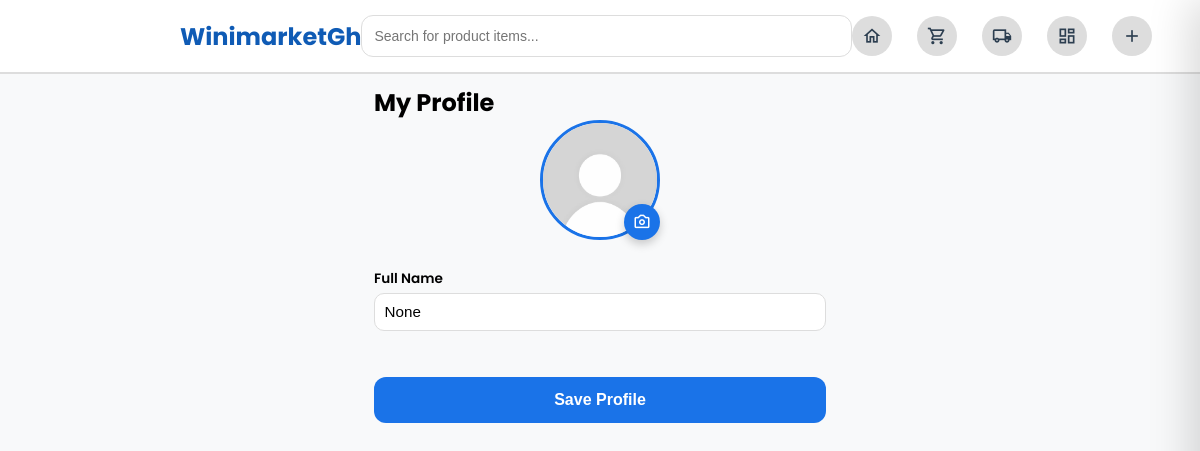
The app's page /account/buyer/profile/form/ (signed in), older data.
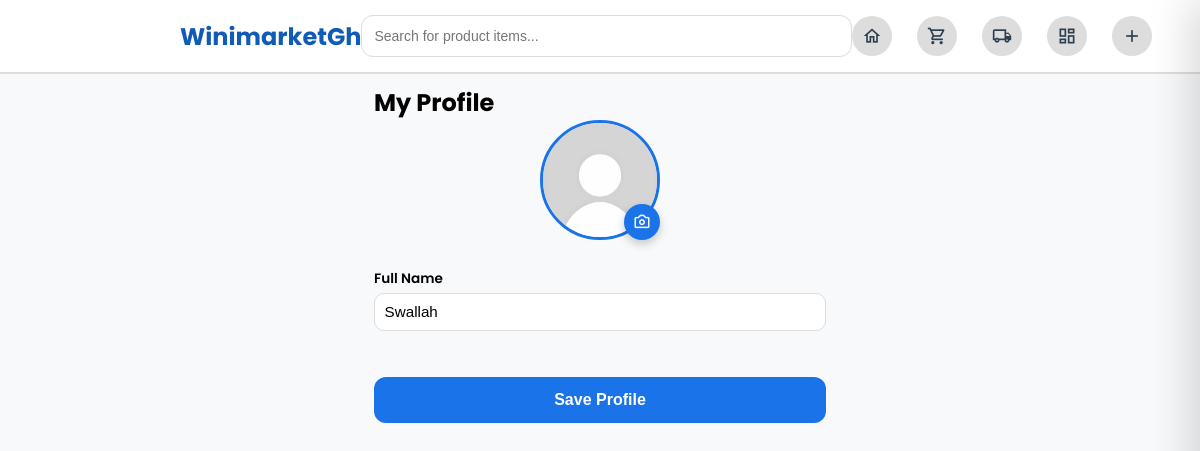
The same page, newer data.
### registration/models.py (models this page shows, shortened)
class Profile(models.Model):
    ROLE_CHOICES = (
        ('buyer', 'Buyer'),
        ('seller', 'Seller'),
        ('admin', 'Admin'),
        ('support', 'Support'),
    )
    id = models.UUIDField(primary_key=True, default=uuid4, editable=False)  # Unique identifier for each profile
    user = models.OneToOneField(CustomUser, on_delete=models.CASCADE, related_name='profile')  # Link to CustomUser
    role = models.CharField(max_length=10, choices=ROLE_CHOICES, default='buyer')             # User role
    role_confirmed = models.BooleanField(default=False)      # Is the role confirmed?
    full_name = models.CharField(max_length=255, blank=True, null=True)                       # Full name
    profile_picture = models.ImageField(upload_to='profile_pictures/', blank=True, null=True) # Profile picture
    created_at = models.DateTimeField(auto_now_add=True) # Profile creation time
    class Meta:
        ordering = ['-created_at']  # Order profiles by creation date (newest first)

### registration/views.py (the view)
# urls.py: path('buyer/profile/form/', views.buyer_profile, name='buyer_profile'),
@login_required
def buyer_profile(request):
    profile = request.user.profile
    return render(request, 'authentication/buyer_profile.html', context={'profile': profile})

### registration/templates/authentication/buyer_profile.html (shortened to what this page needs)
{% extends "base.html" %}
{% load static %}
{% block content %}
<div class="profile-container">
  <h2>My Profile</h2>
  <form id="buyerProfileForm" enctype="multipart/form-data">
    <div class="avatar-section">
      <label for="avatarInput" class="avatar-wrapper">
        <img id="avatarPreview" src="{% if profile.profile_picture %}{{ profile.profile_picture.url }}{% else %}{% static 'images/profile1.jfif' %}{% endif %}" alt="Profile Picture">
        <span class="avatar-overlay">
          <i class="bx bx-camera"></i>
        </span>
      </label>
    </div>
    <div class="form-group">
      <label>Full Name</label>
      <input type="text" name="full_name" value="{{ profile.full_name }}" required>
    </div>
    <button type="submit" class="primary-btn">
      Save Profile
    </button>
  </form>
</div>
{% endblock %}

### products/templates/base.html (shortened to what this page needs)
{% load static %}
<!DOCTYPE html>
<html lang="en">
<head>
    <link rel="stylesheet" href="{% static 'css/main/index.css' %}">
    <link href='https://unpkg.com/boxicons@2.1.4/css/boxicons.min.css' rel='stylesheet'>
</head>
<body>
    <header>
        <div class="logo">
            <h1>WinimarketGh</h1>
        </div>
        <div class="search-bar">
            <input type="text" class="search-input" placeholder="Search for product items..." autocomplete="off">
        </div>
        <div class="navbar">
            <ul>
                <li><a href="/"><span class="material-icons-outlined {% if request.path == '/'%} active {%endif%}" title="home">home</span></a></li>
                <li><a><span class="material-icons-outlined" id="cart" title="cart">shopping_cart</span></a></li>
                <li><a href="/order/my-orders/"><span class="material-icons-outlined {% if '/order' in request.path %}active{%endif%}" title="orders">local_shipping</span></a></li>
                {% if user.profile.role == 'seller' %}
                    <li><a href="{% url 'registration:seller_dashboard' %}" title="seller dashboard"><span class="material-icons-outlined {% if '/dashboard' in request.path %}active{% endif %}">dashboard</span></a></li>
                    <li><a href="{% url 'products:product_upload' %}" title="Add Products"><span class="material-icons-outlined {% if '/product/seller/edit' in request.path %}active{% endif %}">add</span></a></li>
                {% else %}
                    <li><a title="buyer profile"><span class="material-icons-outlined">person</span></a></li>
                {% endif %}
            </ul>
        </div>
    </header>
    <main>
        {% block content %}
        {% endblock %}
    </main>
</body>
</html>

### registration/static/css/main/index.css (style rules this page uses)
:root { --primary-color: #1A73E8; --primary-hover: #0F5BB5; --accent-color: #FFD700; --success-color: #28A745; --bg-color: #F8F9FA; --card-bg: rgba(255, 255, 255, 0.15); --text-color: #2C3E50; --error-color: #FF4D4D; --border-radius: 12px; --padding: 12px; --font-primary: 'Poppins', sans-serif; --font-secondary: 'Montserrat', sans-serif; --font-alt: 'Lato', sans-serif; }
* { margin: 0; padding: 0; box-sizing: border-box; -webkit-tap-highlight-color: transparent; outline: none; text-decoration: none; list-style: none; }
body { font-family: var(--font-primary); background: var(--bg-color); }
header { width: 100%; position: fixed; top: 0; right: 0; z-index: 100; display: flex; align-items: center; justify-content: space-between; background: #fff; padding: 15px 15%; border-bottom: 2px solid #ddd; }
header .logo h1 { color: var(--primary-hover); font-size: 24px; }
header .navbar { width: 20%; display: flex; position: relative; align-items: center; justify-content: space-around; gap: 30px; }
header .navbar ul { display: flex; align-items: center; gap: 25px; }
header .navbar ul li a { display: flex; align-items: center; justify-content: center; }
header .navbar ul li a span { display: flex; align-items: center; justify-content: center; width: 40px; height: 40px; font-size: 20px; color: var(--text-color); border-radius: 50%; cursor: pointer; background: #ddd; transition: background 0.3s ease, color 0.3s ease; }
.search-bar { width: 500px; position: relative; }
.search-bar .search-input { width: 100%; padding: var(--padding); border-radius: var(--border-radius); outline: none; border: 1px solid #ddd; transition: border 0.3s ease; font-size: 14px; }
main { width: 100%; min-height: 100vh; position: relative; }
.material-icons-outlined, button, span[role="button"] { -webkit-tap-highlight-color: transparent; user-select: none; outline: none; }
.primary-btn { width: 100%; margin-top: 24px; padding: 14px; background: var(--primary-color); color: #fff; border: none; border-radius: var(--border-radius); font-size: 1rem; font-weight: 600; cursor: pointer; transition: all 0.3s ease; }
.form-group { margin-bottom: 1.2rem; }
.form-group label { display: block; font-weight: 500; margin-bottom: 6px; }
.form-group input, .form-group select, .form-group textarea { width: 100%; padding: 12px; border-radius: var(--border-radius); border: 1px solid #ddd; font-size: 0.95rem; }
.primary-btn { margin-top: 2rem; width: 100%; }
.profile-container { max-width: 500px; margin: auto; padding: 85px 1.5rem 60px 1.5rem; }
.avatar-section { display: flex; justify-content: center; margin-bottom: 1.8rem; }
.avatar-wrapper { position: relative; width: 120px; height: 120px; border-radius: 50%; cursor: pointer; }
.avatar-wrapper img { width: 100%; height: 100%; object-fit: cover; border-radius: 50%; border: 3px solid var(--primary-color); }
.avatar-overlay { position: absolute; bottom: 0; right: 0; width: 36px; height: 36px; background: var(--primary-color); color: #fff; border-radius: 50%; display: flex; align-items: center; justify-content: center; font-size: 18px; box-shadow: 0 4px 10px rgba(0,0,0,0.2); }
.form-group { margin-bottom: 0.9rem; }
.form-group label { font-size: 0.85rem; font-weight: 600; margin-bottom: 4px; display: block; }
.form-group input, .form-group select { width: 100%; padding: 0.6rem; border-radius: 10px; border: 1px solid #ddd; }

Row changes from the older to the newer data that the page shows:
changed Profile: full_name "None" → "Swallah"
